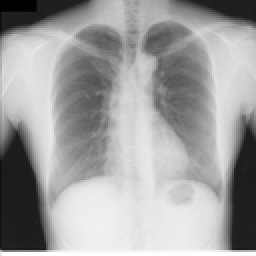
#> input picture otsu/data/1.png, 128 x 128 px (shown 2 times larger)
$ python otsu_method.py
#> lines starting #> are read from the running program, lines starting #| are printed output that depends on the picture; after the words box and inside, x2 and y2 are one past the last pixel; in counts of white or black regions, pixels touching at a corner belong together
'''
Copyright (c) 2025, Quan Nguyen, All rights reserved.
'''

import os
import numpy as np
import cv2
import matplotlib.pyplot as plt


DATA_PATH = os.path.join(os.path.dirname(__file__), 'data')


img = cv2.imread(DATA_PATH + '/1.png', cv2.IMREAD_GRAYSCALE)
#> img is the input picture: shape (128, 128); min 0, max 255, mean 159.6
assert img is not None, "Image not found"

# Simple Thresholding
threshold_value = 150
_,thresh1 = cv2.threshold(img,threshold_value,255,cv2.THRESH_BINARY)
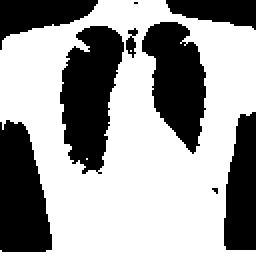
#> thresh1: shape (128, 128) (shown 2 times larger); 61.7% white; 9 black regions (2 under 20 px), largest, box (x1, y1, x2, y2) and area: (30, 13, 62, 87) 1569, (71, 11, 103, 77) 1331, (0, 60, 26, 126) 1322
_,thresh2 = cv2.threshold(img,threshold_value,255,cv2.THRESH_BINARY_INV)
_,thresh3 = cv2.threshold(img,threshold_value,255,cv2.THRESH_TRUNC)
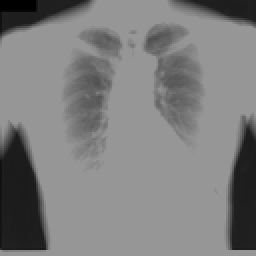
#> thresh3: shape (128, 128) (shown 2 times larger); min 0, max 150, mean 125.6
_,thresh4 = cv2.threshold(img,threshold_value,255,cv2.THRESH_TOZERO)
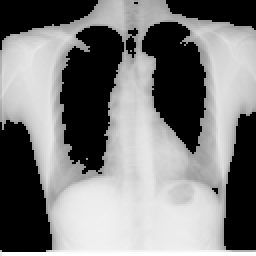
#> thresh4: shape (128, 128) (shown 2 times larger); min 0, max 255, mean 126.6
_,thresh5 = cv2.threshold(img,threshold_value,255,cv2.THRESH_TOZERO_INV)
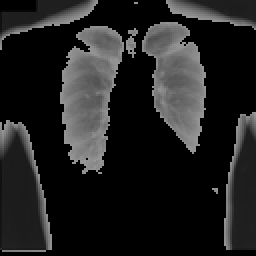
#> thresh5: shape (128, 128) (shown 2 times larger); min 0, max 150, mean 33

titles = ['Original Image','BINARY','BINARY_INV','TRUNC','TOZERO','TOZERO_INV']
images = [img, thresh1, thresh2, thresh3, thresh4, thresh5]
for i in range(6):
    plt.subplot(2,3,i+1),plt.imshow(images[i],'gray',vmin=0,vmax=255)
    plt.title(titles[i])
    plt.xticks([]),plt.yticks([])
plt.show()

# Adaptive Thresholding
img = cv2.medianBlur(img,5)
_,th1 = cv2.threshold(img,threshold_value,255,cv2.THRESH_TOZERO_INV)
th2 = cv2.adaptiveThreshold(img,255,cv2.ADAPTIVE_THRESH_MEAN_C,\
            cv2.THRESH_BINARY,11,2)
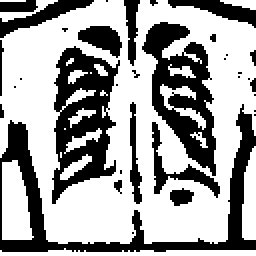
#> th2: shape (128, 128) (shown 2 times larger); 63.7% white; 34 black regions (22 under 20 px), largest, box (x1, y1, x2, y2) and area: (0, 52, 128, 126) 1620, (26, 23, 60, 102) 1393, (71, 11, 108, 88) 1313
th3 = cv2.adaptiveThreshold(img,255,cv2.ADAPTIVE_THRESH_GAUSSIAN_C,\
            cv2.THRESH_BINARY,11,2)
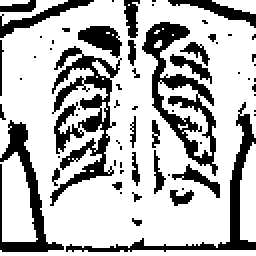
#> th3: shape (128, 128) (shown 2 times larger); 72.4% white; 64 black regions (44 under 20 px), largest, box (x1, y1, x2, y2) and area: (25, 23, 61, 103) 995, (71, 11, 109, 88) 853, (33, 51, 128, 126) 608
titles = ['Original Image', 'Global Thresholding (v = %d)' % threshold_value, \
            'Adaptive Mean Thresholding', 'Adaptive Gaussian Thresholding']
images = [img, th1, th2, th3]
for i in range(4):
    plt.subplot(2,2,i+1),plt.imshow(images[i],'gray')
    plt.title(titles[i])
    plt.xticks([]),plt.yticks([])
plt.show()


# Global Otsu → binary lung candidate mask
#> (the run stopped early here; a loop or call above may not have finished)

$ run again, with otsu/data/10.png copied over otsu/data/1.png
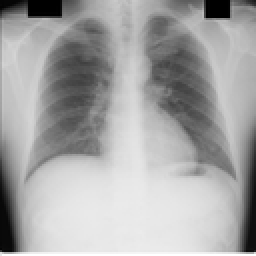
#> input picture otsu/data/10.png, 128 x 128 px (shown 2 times larger)
#> img is the input picture: shape (128, 128); min 0, max 255, mean 165.8
#> `_,thresh1 = cv2.threshold(img,threshold_value,255,cv2.THRESH_BINARY)`:
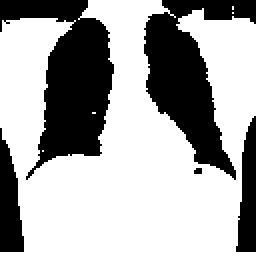
#> thresh1: shape (128, 128) (shown 2 times larger); 65.8% white; 5 black regions (1 under 20 px), largest, box (x1, y1, x2, y2) and area: (0, 0, 57, 90) 2440, (72, 0, 128, 90) 2183, (0, 64, 12, 126) 496, (118, 58, 128, 126) 474
#> th2: shape (128, 128); 69.4% white; 44 black regions (25 under 20 px), largest, box (x1, y1, x2, y2) and area: (13, 17, 57, 92) 1344, (71, 8, 117, 88) 1316, (0, 13, 128, 126) 1186
#> `th3 = cv2.adaptiveThreshold(img,255,cv2.ADAPTIVE_THRESH_GAUSSIAN_C,\ c..`:
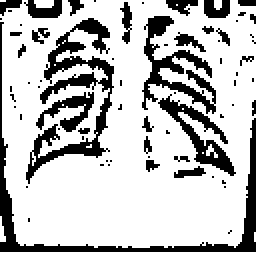
#> th3: shape (128, 128) (shown 2 times larger); 75.4% white; 69 black regions (50 under 20 px), largest, box (x1, y1, x2, y2) and area: (13, 9, 57, 92) 974, (0, 11, 128, 126) 937, (71, 8, 108, 57) 587

$ run again, with otsu/data/2.png copied over otsu/data/1.png
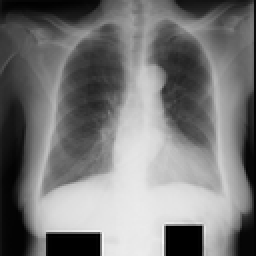
#> input picture otsu/data/2.png, 128 x 128 px (shown 2 times larger)
#> img is the input picture: shape (128, 128); min 0, max 247, mean 119.2
#> `_,thresh1 = cv2.threshold(img,threshold_value,255,cv2.THRESH_BINARY)`:
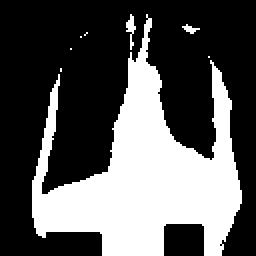
#> thresh1: shape (128, 128) (shown 2 times larger); 34.4% white; 8 white regions (5 under 20 px), largest, box (x1, y1, x2, y2) and area: (16, 7, 121, 128) 5575, (63, 7, 68, 25) 40, (91, 12, 100, 17) 21
#> th2: shape (128, 128); 61.1% white; 29 black regions (16 under 20 px), largest, box (x1, y1, x2, y2) and area: (21, 12, 63, 99) 1682, (73, 11, 111, 98) 1444, (0, 27, 18, 128) 980
#> `th3 = cv2.adaptiveThreshold(img,255,cv2.ADAPTIVE_THRESH_GAUSSIAN_C,\ c..`:
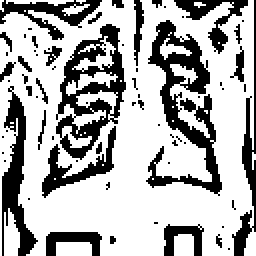
#> th3: shape (128, 128) (shown 2 times larger); 69.3% white; 68 black regions (51 under 20 px), largest, box (x1, y1, x2, y2) and area: (73, 10, 111, 98) 1166, (28, 12, 63, 80) 971, (1, 43, 19, 128) 600

$ run again, with otsu/data/3.png copied over otsu/data/1.png
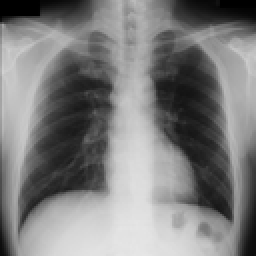
#> input picture otsu/data/3.png, 128 x 128 px (shown 2 times larger)
#> img is the input picture: shape (128, 128); min 0, max 230, mean 125.8
#> `_,thresh1 = cv2.threshold(img,threshold_value,255,cv2.THRESH_BINARY)`:
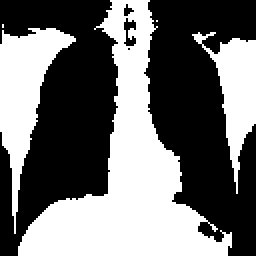
#> thresh1: shape (128, 128) (shown 2 times larger); 44.2% white; 5 white regions (2 under 20 px), largest, box (x1, y1, x2, y2) and area: (9, 0, 116, 128) 4792, (0, 14, 38, 117) 1474, (96, 16, 128, 97) 971
#> th2: shape (128, 128); 61.4% white; 29 black regions (12 under 20 px), largest, box (x1, y1, x2, y2) and area: (9, 16, 59, 119) 2020, (75, 15, 117, 112) 2004, (86, 0, 128, 15) 470
#> `th3 = cv2.adaptiveThreshold(img,255,cv2.ADAPTIVE_THRESH_GAUSSIAN_C,\ c..`:
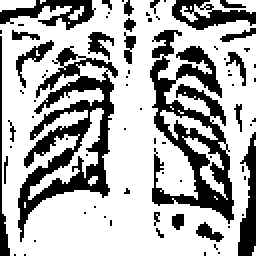
#> th3: shape (128, 128) (shown 2 times larger); 68.7% white; 76 black regions (58 under 20 px), largest, box (x1, y1, x2, y2) and area: (75, 15, 117, 112) 1632, (9, 23, 59, 121) 1601, (0, 0, 48, 15) 322
